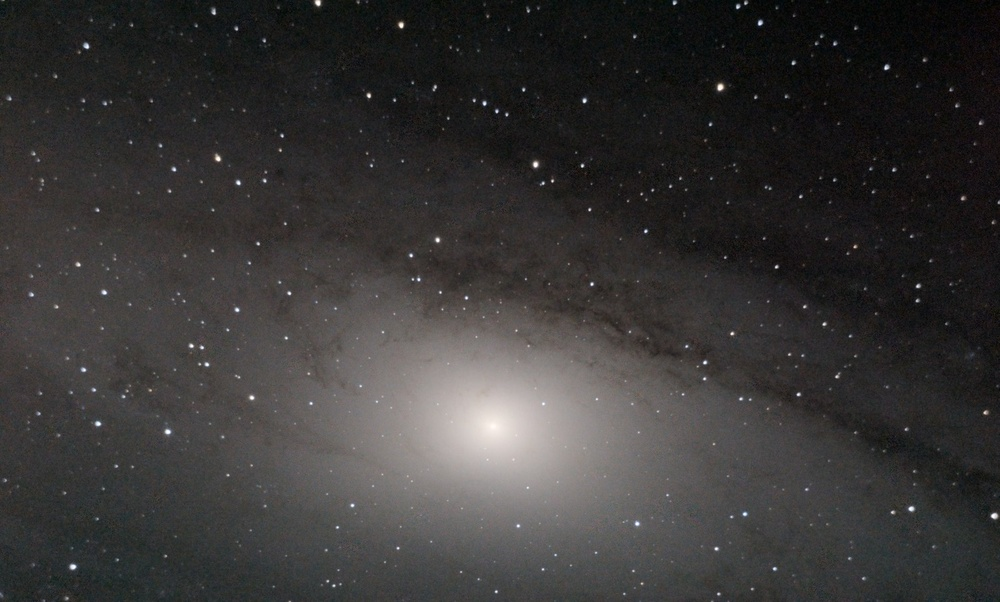
#> input picture observations/2026-10-03/images/andromeda-core-1600.jpg, 1000 x 602 px, shrunk from 1600 x 964 before the run
$ python finish.py ../../../../observations/2026-10-03/images/andromeda-core-1600.jpg ../../../../observations/2026-10-03/images/andromeda-core-thumb.jpg
#> lines starting #> are read from the running program, lines starting #| are printed output that depends on the picture; after the words box and inside, x2 and y2 are one past the last pixel; in counts of white or black regions, pixels touching at a corner belong together
"""Levels and colour for a finished picture, the plain photographic way. Every step is one global, documented operation
on the pixels that are there; nothing is drawn, generated or locally retouched.

  1. sky to neutral (optional): shift each colour so the dark sky's median is the same grey in R, G and B
  2. levels: black point and white point from percentiles of brightness, the same scale for all three colours
  3. midtones: a gamma, then an S-curve, applied to brightness with each pixel's colour ratios kept
  4. grain (optional): where the picture is dark, brightness is smoothed with an edge-keeping (bilateral) filter and
     colour with a Gaussian; where it is bright nothing is smoothed. Faint detail is traded for a quiet sky, by choice
  5. saturation: chroma (CIELAB a*, b*) times one factor; the darkest sky and near-white star cores are left alone
     so noise does not turn into coloured speckle and star cores do not fringe

Usage: finish.py <in.png> <out stem> [--sat 1.4] [--black-pct 5] [--black 0.03] [--white-pct 99.95] [--gamma 1.0]
                 [--curve 0.0] [--neutral] [--neutral-band 2 30] [--quiet 3 12 45] [--chroma-blur 4] [--shadow-l 6 20] [--grey-below 6 16]
"""
import sys, json
import numpy as np, cv2

def opt(name, default, n=1, cast=float):
    if name not in sys.argv: return default
    i = sys.argv.index(name); v = [cast(x) for x in sys.argv[i + 1:i + 1 + n]]; return v[0] if n == 1 else v

src, stem = sys.argv[1], sys.argv[2]
SAT, BPCT, BLACK, WPCT, GAMMA, CURVE = opt("--sat", 1.4), opt("--black-pct", 5.0), opt("--black", 0.03), opt("--white-pct", 99.95), opt("--gamma", 1.0), opt("--curve", 0.0)
L0, L1 = opt("--shadow-l", [6.0, 20.0], 2); NEUTRAL = "--neutral" in sys.argv
QUIET = opt("--quiet", None, 3)                 # sigma px, full smoothing below this L, none above this L
MEDIAN = opt("--median", 0, 1, int)              # 3 or 5: a median over that many pixels before the smoothing, in the dark parts only
CBLUR = opt("--chroma-blur", 0.0)               # sigma px for colour in the dark parts (same L range as --quiet, or 12..45)
BAND = opt("--neutral-band", [2.0, 30.0], 2)   # which part of the brightness range counts as dark sky, in percentiles
GREY = opt("--grey-below", None, 2)      # the darkest sky shown without colour: there its colour is only noise
bgr = cv2.imread(src, cv2.IMREAD_COLOR); nodata = bgr.max(2) == 0
#> further down, bgr is the input picture: shape (602, 1000, 3); mean B, G, R 54.1, 54.7, 56.3
#> after `nodata = bgr.max(2) == 0`:
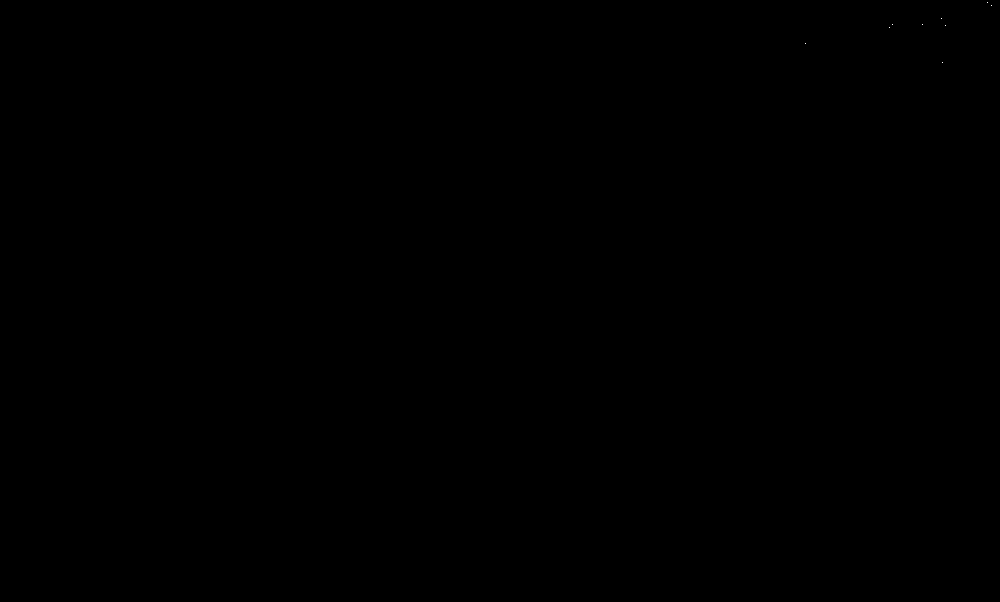
#> nodata: shape (602, 1000) bool; 0% white in thin lines or dots, all inside (x1, y1, x2, y2) = (805, 2, 992, 63)
rgb = bgr[..., ::-1].astype(np.float32) / 255.0
luma = lambda v: v[..., 0] * 0.2126 + v[..., 1] * 0.7152 + v[..., 2] * 0.0722
rec = dict(what="levels and colour", source=src, steps=[])

Y = luma(rgb); have = ~nodata
if NEUTRAL:
    lo, hi = np.percentile(Y[have], BAND); sky = have & (Y >= lo) & (Y <= hi)
    med = np.array([np.mean(rgb[..., c][sky]) for c in range(3)]); shift = med - med.min()
    rgb = np.clip(rgb - shift, 0, 1); Y = luma(rgb)
    rec["steps"].append(dict(step="sky to neutral", sky_is_percentiles=BAND, sky_mean_rgb_before=[round(float(m) * 255, 2) for m in med], subtracted_rgb=[round(float(s) * 255, 2) for s in shift]))

b = float(np.percentile(Y[have], BPCT)) - BLACK; w = float(np.percentile(Y[have], WPCT)); scale = 1.0 / max(w - b, 1e-6)
#> after `b = float(np.percentile(Y[have], BPCT)) - BLACK`: b = 0.0246
#> after `w = float(np.percentile(Y[have], WPCT))`: w = 0.919
#> after `scale = 1.0 / max(w - b, 1e-06)`: scale = 1.12
rgb = np.clip((rgb - b) * scale, 0, None); Y = np.clip(luma(rgb), 1e-6, None)
rec["steps"].append(dict(step="levels", black_point=round(b * 255, 2), white_point=round(w * 255, 2), from_percentiles=[BPCT, WPCT], sky_set_to=round(BLACK * 255, 1)))

Y2 = np.clip(Y, 0, 1) ** GAMMA
Y2 = (1 - CURVE) * Y2 + CURVE * (3 * Y2 ** 2 - 2 * Y2 ** 3)
rgb = np.clip(rgb * (Y2 / Y)[..., None], 0, 1)
rec["steps"].append(dict(step="midtones", gamma=GAMMA, s_curve=CURVE, how="brightness changed, each pixel's colour ratios kept"))

lab = cv2.cvtColor(rgb.astype(np.float32), cv2.COLOR_RGB2Lab); L = lab[..., 0]
#> after `lab = cv2.cvtColor(rgb.astype(np.float32), cv2.COLOR_RGB2Lab)`: lab: shape (602, 1000, 3) float32; mean of channels 0, 1, 2 22.1, 0.6, 0.7
#> after `L = lab[..., 0]`:
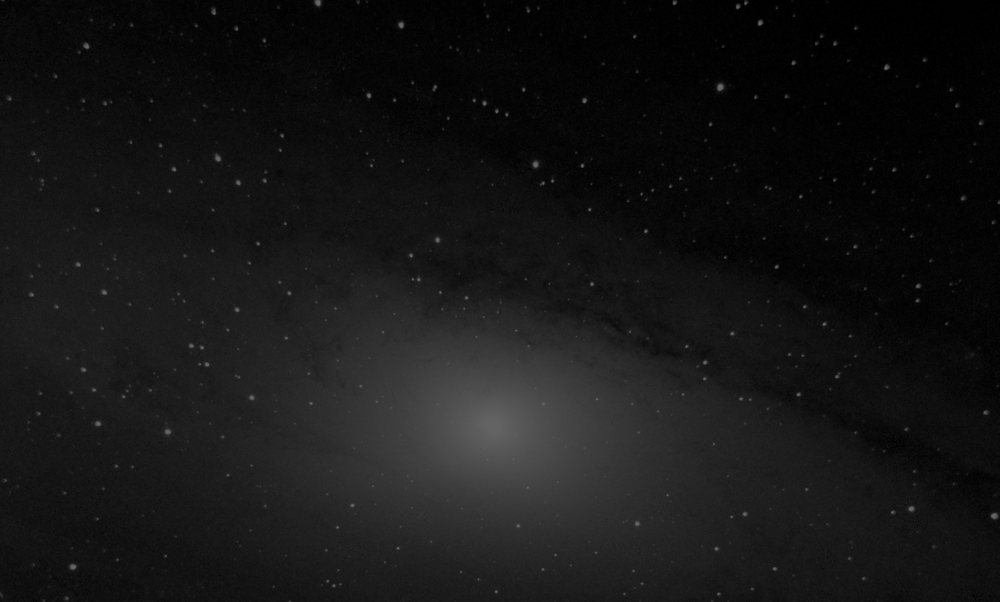
#> L: shape (602, 1000) float32; min 0, max 100, mean 22.1
sm = lambda x, a, c: np.clip((x - a) / max(c - a, 1e-6), 0, 1) ** 2 * (3 - 2 * np.clip((x - a) / max(c - a, 1e-6), 0, 1))
if QUIET or CBLUR:
    sg, qa, qb = QUIET if QUIET else (0.0, 12.0, 45.0)
    dark = 1 - sm(cv2.GaussianBlur(L, (0, 0), max(sg, 2.0) * 1.5), qa, qb)      # 1 in the dark sky, 0 on anything bright (stars keep their edges)
    if QUIET:
        Lm = cv2.medianBlur(L, MEDIAN) if MEDIAN else L                        # salt-and-pepper grain first, if asked
        Ls = cv2.bilateralFilter(Lm, 0, 7.0, sg); lab[..., 0] = dark * Ls + (1 - dark) * L; L = lab[..., 0]
    if CBLUR:
        for c in (1, 2): lab[..., c] = dark * cv2.GaussianBlur(lab[..., c], (0, 0), CBLUR) + (1 - dark) * lab[..., c]
    rec["steps"].append(dict(step="grain", brightness=("median %d px, then " % MEDIAN if MEDIAN else "") + "bilateral filter, sigma %.1f px, 7 L units" % sg if QUIET else None, colour="Gaussian sigma %.1f px" % CBLUR if CBLUR else None,
                             where="full below L %.0f, none above L %.0f (brightness judged on a blurred copy)" % (qa, qb)))
k = 1 + (SAT - 1) * sm(L, L0, L1) * (1 - sm(L, 93.0, 99.5))
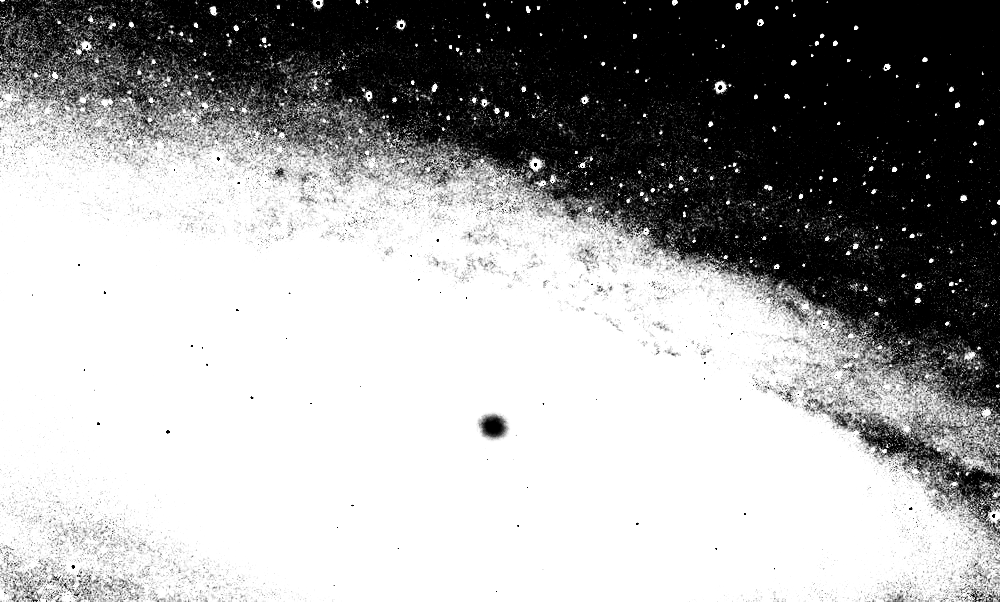
#> k: shape (602, 1000) float32; min 1, max 1.4, mean 1.26; drawn with min black and max white
if GREY: k = k * sm(cv2.GaussianBlur(L, (0, 0), 2.0), GREY[0], GREY[1])       # judged on brightness smoothed over 2 px, so single noisy pixels do not keep their colour
lab[..., 1] *= k; lab[..., 2] *= k
#> after `lab[..., 1] *= k`: lab: shape (602, 1000, 3) float32; mean of channels 0, 1, 2 22.1, 0.9, 0.7
#> after `lab[..., 2] *= k`: lab: shape (602, 1000, 3) float32; mean of channels 0, 1, 2 22.1, 0.9, 1
rgb = np.clip(cv2.cvtColor(lab, cv2.COLOR_Lab2RGB), 0, 1)
#> rgb: shape (602, 1000, 3) float32; mean of channels 0, 1, 2 0.221, 0.211, 0.207
rec["steps"].append(dict(step="saturation", factor=SAT, space="CIELAB chroma", left_alone="below L %.0f (fading in to L %.0f) and above L 93" % (L0, L1),
                         sky_without_colour=("colour fades to grey below L %.0f (full colour from L %.0f): the dark sky's colour is noise" % tuple(GREY)) if GREY else None))

out = (rgb[..., ::-1] * 255 + 0.5).astype(np.uint8); out[nodata] = 0
#> after `out = (rgb[..., ::-1] * 255 + 0.5).astype(np.uint8)`: out: shape (602, 1000, 3); mean of channels 0, 1, 2 52.9, 53.9, 56.4
cv2.imwrite(stem + ".png", out); cv2.imwrite(stem + ".jpg", out, [cv2.IMWRITE_JPEG_QUALITY, 93])
rec["clipped_to_white_pct"] = round(float((out.min(2) >= 255).mean() * 100), 3); rec["clipped_to_black_pct"] = round(float(((out.max(2) == 0) & ~nodata).mean() * 100), 3)
json.dump(rec, open(stem + ".json", "w"), indent=1)
print("%s: black %.1f white %.1f gamma %.2f curve %.2f sat %.2f | white-clipped %.3f%% black-clipped %.3f%%" % (stem.split("/")[-1], b * 255, w * 255, GAMMA, CURVE, SAT, rec["clipped_to_white_pct"], rec["clipped_to_black_pct"]))
#| andromeda-core-thumb.jpg: black 6.3 white 234.2 gamma 1.00 curve 0.00 sat 1.40 | white-clipped 0.001% black-clipped 0.361%

$ run again, on observations/2026-10-03/images/andromeda-mosaic-frames-1600.jpg
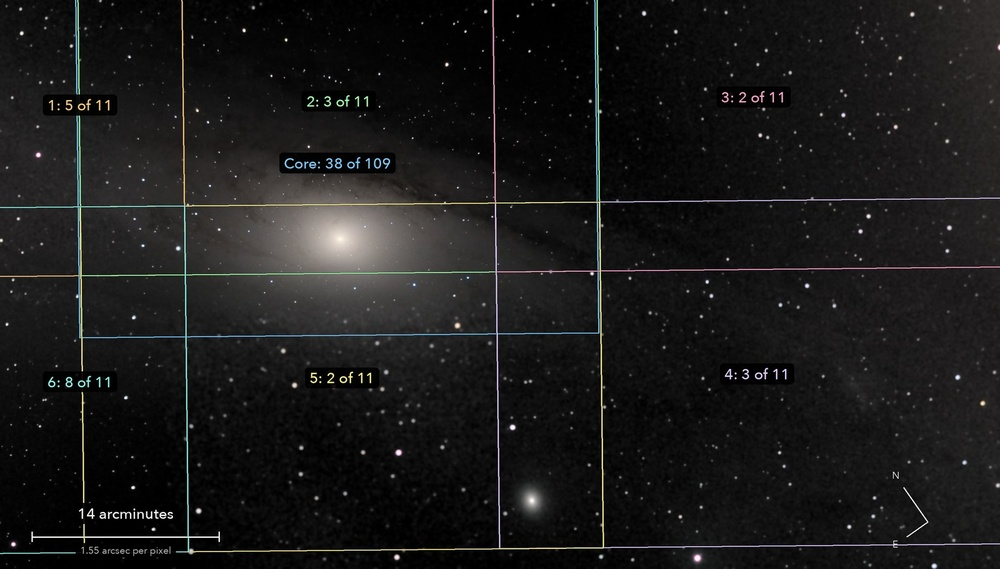
#> input picture observations/2026-10-03/images/andromeda-mosaic-frames-1600.jpg, 1000 x 569 px, shrunk from 1600 x 910 before the run
#> bgr is the input picture: shape (569, 1000, 3); mean B, G, R 25.5, 25.8, 26.1
#> `nodata = bgr.max(2) == 0`:
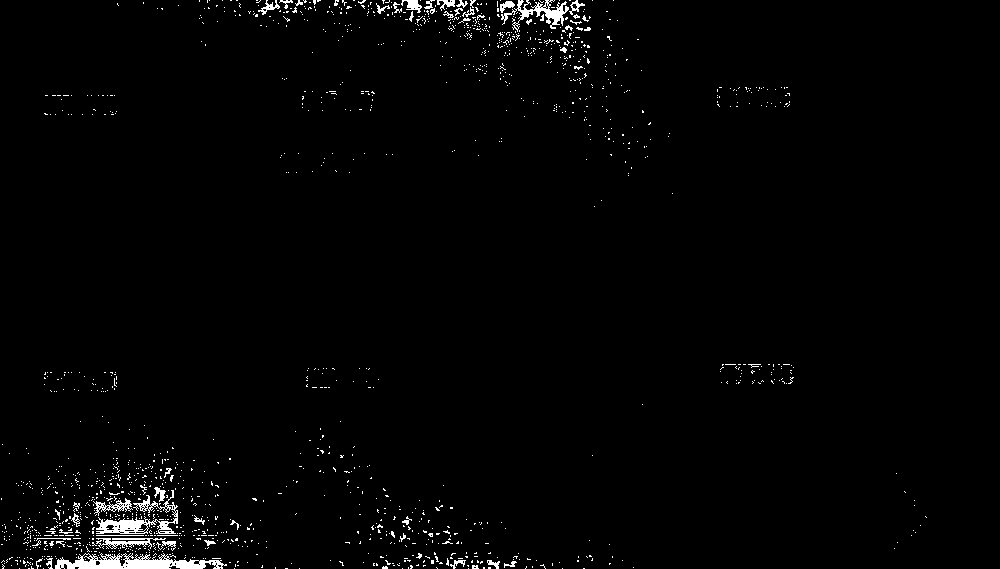
#> nodata: shape (569, 1000) bool; 1.6% white; 1484 white regions (1433 under 20 px), largest, box (x1, y1, x2, y2) and area: (55, 553, 227, 569) 1546, (96, 490, 178, 534) 1013, (501, 0, 569, 32) 678
#> b = -0.0219
#> w = 0.922
#> scale = 1.06
#> `k = 1 + (SAT - 1) * sm(L, L0, L1) * (1 - sm(L, 93.0, 99.5))`:
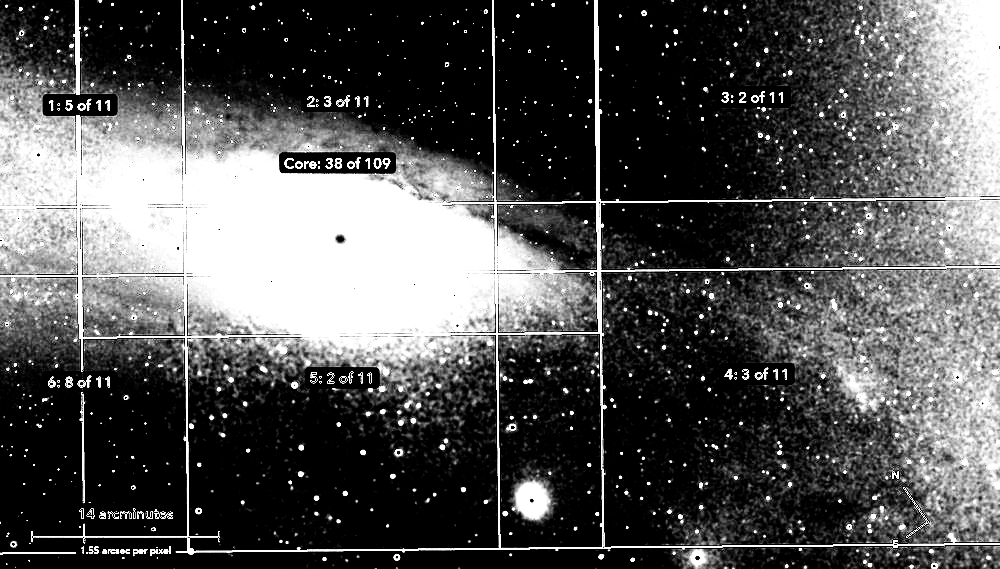
#> k: shape (569, 1000) float32; min 1, max 1.4, mean 1.13; drawn with min black and max white
#> out: shape (569, 1000, 3); mean of channels 0, 1, 2 32.6, 33.1, 33.6
#> out: shape (569, 1000, 3); mean of channels 0, 1, 2 32.5, 33, 33.5
#| andromeda-mosaic-frames-1600.jpg: black -5.6 white 235.2 gamma 1.00 curve 0.00 sat 1.40 | white-clipped 0.017% black-clipped 0.000%
